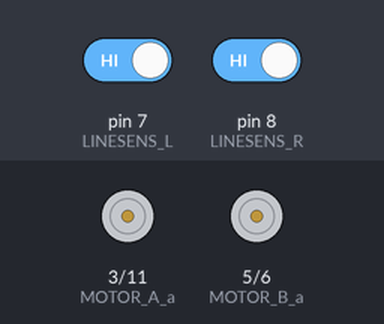
Simulated run of this sketch. Board: Arduino Uno, built with avr-gcc and run on an emulated ATmega328P. Parts: motor-driver pin pairs drawn as motors (green arrow = first pin HIGH = forward, orange = second pin HIGH = backward, longer = more drive). The inputs (shaded band) are chosen by the test bench; at power-on: pin 7 (LINESENS_L) HIGH, pin 8 (LINESENS_R) HIGH.

Above: at 1.2 s.
1.3 s: pin 7 (LINESENS_L) driven LOW
At 1.6 s:
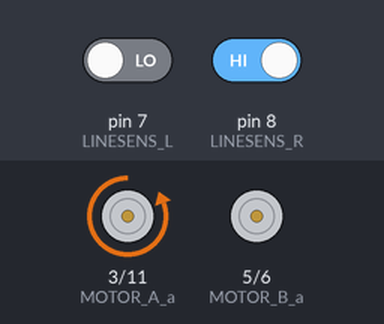
4.3 s: pin 8 (LINESENS_R) driven LOW
At 5.6 s:
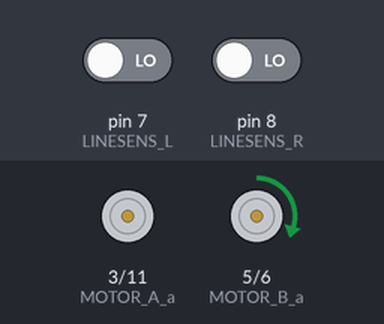
6.7 s: pin 7 (LINESENS_L) driven HIGH
At 7.3 s:
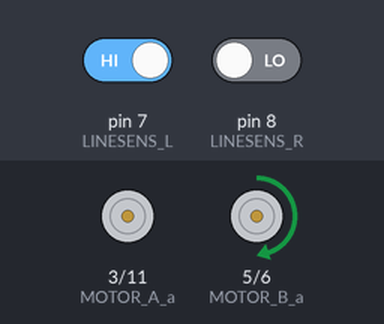
Timing chart, 0 to 9.7 s (numbered marks = the images above; inputs shaded):
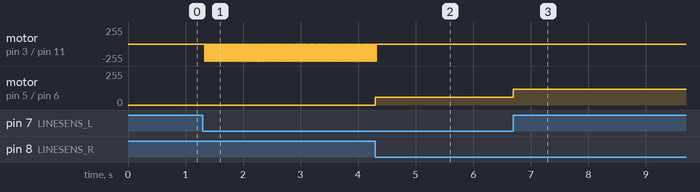

Measured:
- after the input at 1.3 s, motor on pin 3 (MOTOR_A_a) / pin 11 (MOTOR_A_b): alternates backward 255/255 for 0.02 s and stopped for 0.02 s, starting at once
- after the input at 4.3 s, motor on pin 3 (MOTOR_A_a) / pin 11 (MOTOR_A_b): goes on until 4.3 s, then stays stopped; motor on pin 5 (MOTOR_B_a) / pin 6 (MOTOR_B_b): stopped → forward 60/255 at once
- after the input at 6.7 s, motor on pin 3 (MOTOR_A_a) / pin 11 (MOTOR_A_b): stays stopped (without the input it goes to backward 255/255 after 7.5 s); motor on pin 5 (MOTOR_B_a) / pin 6 (MOTOR_B_b): forward 60/255 → forward 120/255 at once

The sketch:

Blue_RC_Car_linetrace.ino
```cpp
#define MOTOR_A_a 3     //모터A의 +출력핀은 3번핀입니다
#define MOTOR_A_b 11    //모터A의 -출력핀은 11번핀입니다
#define MOTOR_B_a 5     //모터B의 +출력핀은 5번핀입니다
#define MOTOR_B_b 6     //모터B의 -출력핀은 6번핀입니다
#define MOTOR_SPEED 60  //모터의 기준속력입니다(0~255), 라인트레이서는 저속주행을 권장드립니다.
#define LINESENS_L 7    //왼쪽 라인센서 입력핀입니다.
#define LINESENS_R 8    //오른쪽 라인센서 입력핀입니다.

unsigned char m_a_spd = 0, m_b_spd = 0; //모터의 속력을 저장하는 전역변수
boolean m_a_dir = 0, m_b_dir = 0; //모터의 방향을 결정하는 전역변수

void setup()
{
  TCCR1B = TCCR1B & 0b11111000 | 0x05;  //저속주행이 가능하도록 모터A PWM 주파수 변경
  TCCR2B = TCCR2B & 0b11111000 | 0x07;  //저속주행이 가능하도록 모터B PWM 주파수 변경

  //모터 제어 핀들을 출력으로 설정합니다.
  pinMode(MOTOR_A_a, OUTPUT);
  pinMode(MOTOR_A_b, OUTPUT);
  pinMode(MOTOR_B_a, OUTPUT);
  pinMode(MOTOR_B_b, OUTPUT);

  //라인센서 핀들을 입력으로 설정합니다.
  pinMode(LINESENS_L, INPUT);
  pinMode(LINESENS_R, INPUT);
}

void loop()
{
  linetrace_val();  //입력된 데이터에 따라 모터에 입력될 변수를 조정하는 함수
  motor_drive();    //모터를 구동하는 함수
}

void linetrace_val() //입력된 데이터에 따라 모터에 입력될 변수를 조정하는 함수
{
  boolean line_l = digitalRead(LINESENS_L), line_r = digitalRead(LINESENS_R); //왼쪽과 오른쪽 라인센서의 감지값을 변수에 저장합니다.
  if(line_l == 0 && line_r == 0)      //라인이 감지되지 않을때 전진
  {
    m_a_dir = 0;  //모터A 정방향
    m_b_dir = 0;  //모터B 정방향
    m_a_spd = MOTOR_SPEED;  //모터A의 속력값 조정
    m_b_spd = MOTOR_SPEED;  //모터B의 속력값 조정
  }
  else if(line_l == 1 && line_r == 0) //왼쪽 센서 감지시 왼쪽으로 전진
  {
    m_a_dir = 1;  //모터A 역방향
    m_b_dir = 0;  //모터B 정방향
    m_a_spd = 0;  //모터A의 정지
    m_b_spd = constrain(MOTOR_SPEED*2, 0, 255);  //모터B의 속력값 조정
  }
  else if(line_l == 0 && line_r == 1)  //오른쪽 센서 감지시 오른쪽으로 전진
  {
    m_a_dir = 0;  //모터A 정방향
    m_b_dir = 1;  //모터B 역방향
    m_a_spd = constrain(MOTOR_SPEED*2, 0, 255);  //모터A의 속력값 조정
    m_b_spd = 0;  //모터B의 정지
  }
  else
  {
    m_a_dir = 0;  //모터A 정방향
    m_b_dir = 0;  //모터B 정방향
    m_a_spd = 0;  //모터A의 정지
    m_b_spd = 0;  //모터B의 정지
  }
}

void motor_drive()  //모터를 구동하는 함수
{
  if(m_a_dir == 0)
  {
    digitalWrite(MOTOR_A_a, LOW);     //모터A+ LOW
    analogWrite(MOTOR_A_b, m_a_spd);  //모터A-의 속력을 PWM 출력
  }
  else
  {
    analogWrite(MOTOR_A_a, m_a_spd);  //모터A+의 속력을 PWM 출력
    digitalWrite(MOTOR_A_b, LOW);     //모터A- LOW
  }
  if(m_b_dir == 1)
  {
    digitalWrite(MOTOR_B_a, LOW);     //모터B+ LOW
    analogWrite(MOTOR_B_b, m_b_spd);  //모터B-의 속력을 PWM 출력
  }
  else
  {
    analogWrite(MOTOR_B_a, m_b_spd);  //모터B+의 속력을 PWM 출력
    digitalWrite(MOTOR_B_b, LOW);     //모터B- LOW
  }
}
```
